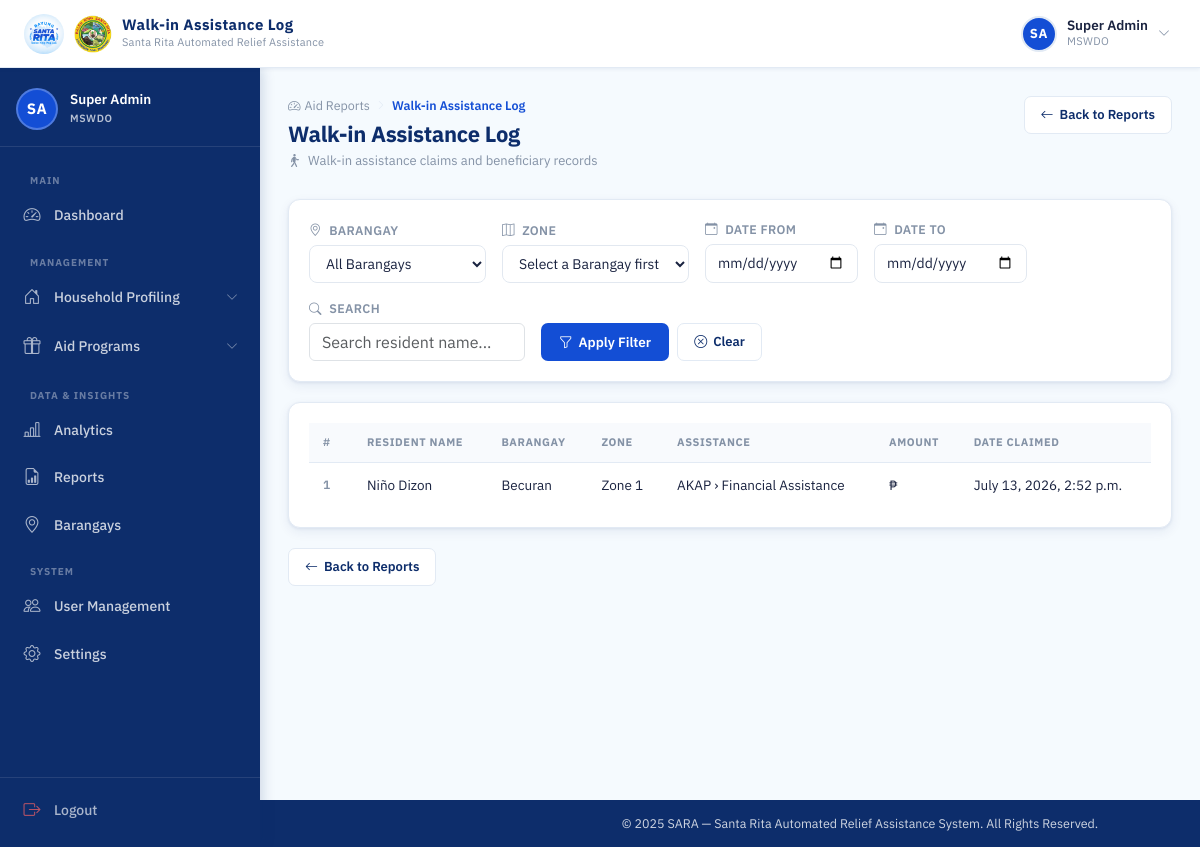
The app's page /mswdo/reports/walkin/ (signed in), older data.
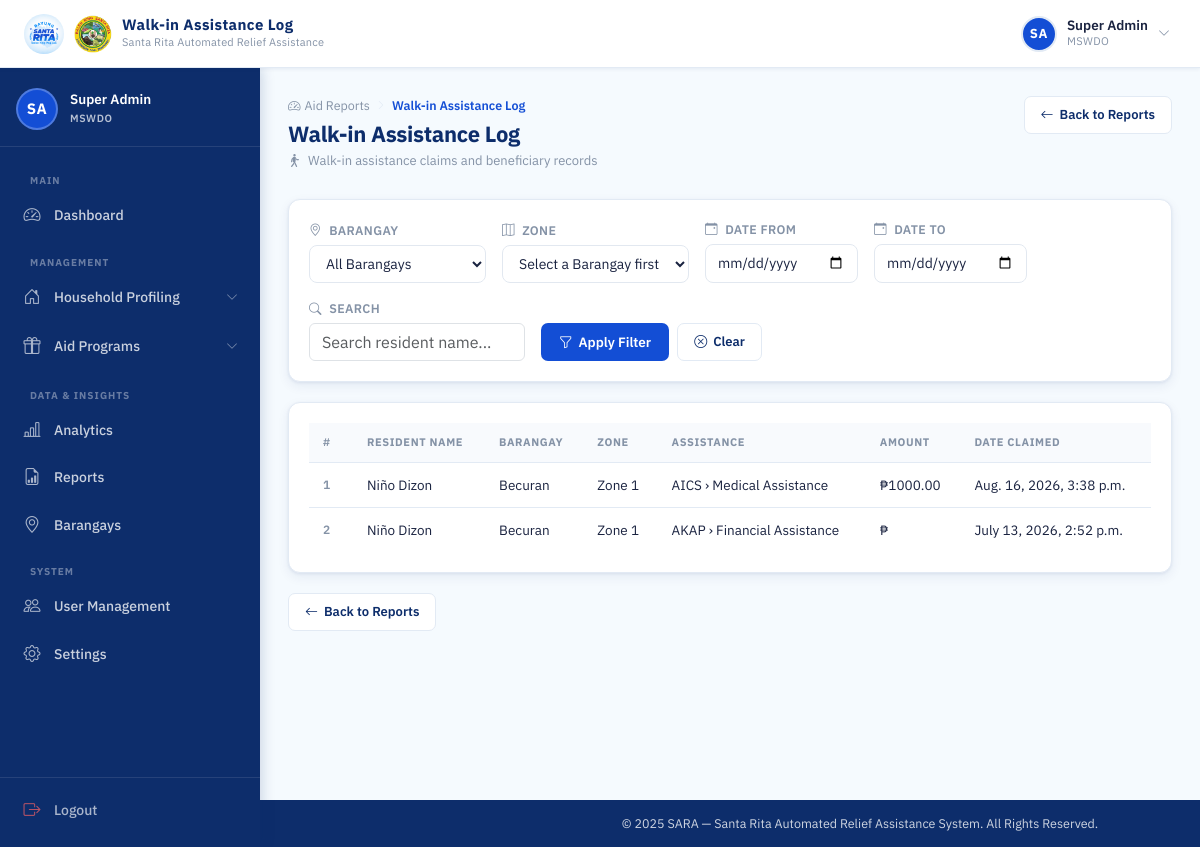
The same page, newer data.
### distribution/models.py (models this page shows, shortened)
class AidClaim(models.Model):
    family = models.ForeignKey(Family, on_delete=models.CASCADE)
    family_member = models.ForeignKey(
        FamilyMember,
        on_delete=models.SET_NULL,
        null=True,
        blank=True,
        help_text="Required for individual-based assistance"
    )
    assistance = models.ForeignKey(
        Assistance,
        on_delete=models.SET_NULL,
        null=True,
        blank=True,
        related_name='claims'
    )
    CLAIM_TYPE_CHOICES = (
        ('DISTRIBUTION', 'Distribution Event'),
        ('WALK_IN', 'Walk-in / Office Visit'),
    )
    claim_type = models.CharField(
        max_length=20,
        choices=CLAIM_TYPE_CHOICES,
        default='DISTRIBUTION'
    )
    schedule = models.ForeignKey('AidSchedule', on_delete=models.CASCADE, null=True)
    claimed_at = models.DateTimeField(auto_now_add=True)
    amount = models.DecimalField(
        max_digits=12,
        decimal_places=2,
        null=True,
        blank=True,
        help_text="Actual amount distributed to the beneficiary. Auto-filled from schedule.per_beneficiary_amount for scheduled claims, manually entered for walk-ins."
    )
    created_by = models.ForeignKey(
            settings.AUTH_USER_MODEL,
            on_delete=models.SET_NULL,
            null=True,
            blank=True,
            related_name='processed_claims'
        )

### households/models.py (models this page shows, shortened)
class FamilyMember(models.Model):
    family = models.ForeignKey(
        Family,
        on_delete=models.CASCADE,
        related_name='members'
    )
    first_name = models.CharField(max_length=100)
    middle_name = models.CharField(max_length=100, blank=True, null=True)
    last_name = models.CharField(max_length=100)
    suffix = models.CharField(max_length=20, blank=True, null=True)
    relationship = models.CharField(max_length=20, choices=RELATIONSHIP_CHOICES)
    birthdate = models.DateField(null=True, blank=True)
    date_of_death = models.DateField(null=True, blank=True)
    birthplace = models.CharField(max_length=150, blank=True, null=True)
    sex = models.CharField(max_length=1, choices=SEX_CHOICES, blank=True, null=True)
    civil_status = models.CharField(max_length=50, choices=CIVIL_STATUS_CHOICES, blank=True, null=True)
    government_id_type = models.CharField(
        max_length=20, choices=GOVERNMENT_ID_CHOICES,
        blank=True, default='PHILSYS'
    )
    government_id_number = models.CharField(max_length=50, blank=True, null=True)
    religion = models.CharField(max_length=100, blank=True, null=True)
    citizenship = models.CharField(max_length=50, default='Filipino', blank=True, null=True)
    occupation = models.CharField(max_length=150, blank=True, null=True)
    contact_number = models.CharField(
        max_length=13,
        blank=True,
        null=True,
        validators=[
            RegexValidator(
                regex=r'^(09|\+639)\d{9}$',
                message="Phone number must be entered in the format: '09XXXXXXXXX' or '+639XXXXXXXXX'."
            )
        ]
    )
    email = models.EmailField(blank=True, null=True)
    monthly_income = models.DecimalField(max_digits=10, decimal_places=2, default=0)
    educational_attainment = models.CharField(max_length=50, choices=EDUCATIONAL_ATTAINMENT_CHOICES, blank=True, null=True)
    education_status = models.CharField(max_length=50, choices=EDUCATION_STATUS_CHOICES, blank=True, null=True)
    is_pwd = models.BooleanField(default=False)
    is_solo_parent = models.BooleanField(default=False)
    is_senior_citizen = models.BooleanField(default=False)
    is_indigenous = models.BooleanField(default=False)
    is_out_of_school_youth = models.BooleanField(default=False)
    is_out_of_school_children = models.BooleanField(default=False)
    profile_image = models.ImageField(upload_to=resident_profile_image_path, blank=True, null=True)

class Family(models.Model):
    household = models.ForeignKey(Household, on_delete=models.CASCADE, related_name='families')
    family_name = models.CharField(max_length=100)
    rfid_uid = models.CharField(
        max_length=50,
        unique=True,
        null=True,
        blank=True
    )
    is_active = models.BooleanField(default=True)
    is_archived = models.BooleanField(default=False)
    archived_at = models.DateTimeField(null=True, blank=True)
    archived_by = models.ForeignKey(settings.AUTH_USER_MODEL, on_delete=models.SET_NULL, null=True, blank=True, related_name='+')

class Household(models.Model):
    barangay = models.ForeignKey(Barangay, on_delete=models.CASCADE, related_name='households')
    zone = models.ForeignKey(Zone, on_delete=models.CASCADE, related_name='households')
    LAND_USE_CHOICES = (
        ('RESIDENTIAL', 'Residential'),
        ('AGRICULTURAL', 'Agricultural'),
        ('COMMERCIAL', 'Commercial'),
        ('INDUSTRIAL', 'Industrial'),
        ('INSTITUTIONAL', 'Institutional'),
        ('FISHING', 'Fishing'),
    )
    HAZARD_CHOICES = (
        ('NONE', 'No Hazard'),
        ('FLOOD', 'Flood'),
        ('LANDSLIDE', 'Landslide'),
        ('FIRE', 'Fire'),
        ('EARTHQUAKE', 'Earthquake/Fault'),
        ('RIVERBANK_EROSION', 'Riverbank Erosion'),
        ('OTHER', 'Other'),
    )
    house_number = models.CharField(max_length=50)
    land_use = models.CharField(max_length=20, choices=LAND_USE_CHOICES)
    hazard_exposure = models.CharField(max_length=20, choices=HAZARD_CHOICES)
    flood_depth = models.CharField(max_length=50, blank=True)
    flood_frequency = models.CharField(max_length=50, blank=True)
    hazard_other_description = models.CharField(max_length=255, blank=True)
    accessibility = models.CharField(max_length=255, blank=True)
    location_notes = models.CharField(max_length=255, blank=True)
    latitude = models.DecimalField(max_digits=9, decimal_places=6, null=True, blank=True)
    longitude = models.DecimalField(max_digits=9, decimal_places=6, null=True, blank=True)

class Zone(models.Model):
    barangay = models.ForeignKey(Barangay, on_delete=models.CASCADE, related_name='zones')
    name = models.CharField(max_length=50)

### accounts/models.py (models this page shows, shortened)
class Barangay(models.Model):
    name = models.CharField(max_length=100, unique=True)

### programs/models.py (models this page shows, shortened)
class Assistance(models.Model):
    BENEFICIARY_TYPE = [
        ('individual', 'Individual'),
        ('family', 'Family'),
    ]
    AID_TYPE_CHOICES = (
        ('CASH', 'Cash Assistance'),
        ('GOODS', 'Goods-in-Kind (rice, noodles, canned goods, etc.)'),
    )
    PRIORITIZATION_CHOICES = (
        ('LOWEST_INCOME_FIRST', 'Lowest Income First'),
        ('TYPHOON_PRIORITY', 'Typhoon/Vulnerability Priority'),
        ('RANDOM', 'Random Among Eligible'),
    )
    program = models.ForeignKey(
        Program,
        on_delete=models.CASCADE,
        related_name='assistances'
    )
    aid_category = models.ForeignKey(
        AidCategory,
        on_delete=models.CASCADE,
        related_name='assistances'
    )
    beneficiary_type = models.CharField(
        max_length=20,
        choices=BENEFICIARY_TYPE,
        default='family'
    )
    prioritization_strategy = models.CharField(
        max_length=30, choices=PRIORITIZATION_CHOICES, default='LOWEST_INCOME_FIRST',
        help_text="How to rank eligible beneficiaries when there are more eligible than available slots."
    )
    aid_type = models.CharField(
        max_length=10, choices=AID_TYPE_CHOICES, default='CASH',
        help_text="Used by the Rotation Eligibility rule to alternate beneficiaries between cash and goods-based aid across distribution cycles."
    )
    minimum_age = models.PositiveIntegerField(
        null=True,
        blank=True,
        help_text="Leave blank if no age requirement."
    )
    requires_pwd = models.BooleanField(default=False)
    requires_solo_parent = models.BooleanField(default=False)
    requires_senior_citizen = models.BooleanField(default=False)
    is_active = models.BooleanField(default=True)
    created_at = models.DateTimeField(auto_now_add=True)
    class Meta:
        ordering = ['program', 'aid_category']
        unique_together = ('program', 'aid_category', 'beneficiary_type')

class Program(models.Model):
    name = models.CharField(max_length=100, unique=True)
    description = models.TextField(blank=True, null=True)
    is_active = models.BooleanField(default=True)
    created_at = models.DateTimeField(auto_now_add=True)
    class Meta:
        ordering = ['name']

class AidCategory(models.Model):
    program = models.ForeignKey(
        Program,
        on_delete=models.CASCADE,
        related_name='aid_categories'
    )
    name = models.CharField(max_length=100)
    description = models.TextField(blank=True, null=True)
    is_active = models.BooleanField(default=True)
    class Meta:
        ordering = ['name']
        unique_together = ('program', 'name')

### reports/views.py (the view, shortened to what this page needs)
# urls.py: path('mswdo/reports/walkin/', views.walkin_reports, name='walkin_reports'),
@login_required
@session_protected
@mswdo_or_staff_required
def walkin_reports(request):
    selected_barangay = request.GET.get('barangay')
    selected_zone = request.GET.get('zone')
    date_from = request.GET.get('date_from')
    date_to = request.GET.get('date_to')
    search_query = request.GET.get('search', '')
    claims_queryset = AidClaim.objects.filter(
        claim_type='WALK_IN'
    ).select_related(
        'family',
        'family_member',
        'family__household',
        'family__household__barangay',
        'family__household__zone',
        'assistance',
        'assistance__program',
        'assistance__aid_category'
    )
    if selected_barangay:
        claims_queryset = claims_queryset.filter(
            family__household__barangay_id=selected_barangay
        )
    if selected_zone:
        claims_queryset = claims_queryset.filter(
            family__household__zone_id=selected_zone
        )
    if date_from:
        try:
            date_from_dt = datetime.strptime(date_from, '%Y-%m-%d')
            claims_queryset = claims_queryset.filter(claimed_at__gte=date_from_dt)
        except ValueError:
            pass
    if search_query:
        claims_queryset = claims_queryset.filter(
            Q(family__family_name__icontains=search_query) |
            Q(family_member__first_name__icontains=search_query) |
            Q(family_member__last_name__icontains=search_query)
        )
    claims_queryset = claims_queryset.order_by('-claimed_at', 'id')
    page = request.GET.get('page', 1)
    paginator = Paginator(claims_queryset, 20)
    try:
        claims_page = paginator.page(page)
    except PageNotAnInteger:
        claims_page = paginator.page(1)
    except EmptyPage:
        claims_page = paginator.page(paginator.num_pages)
    barangays = Barangay.objects.all()
    all_zones = Zone.objects.all()
    return render(request, 'reports/walkin_reports.html', {
        'claims': claims_page,
        'paginator': paginator,
        'barangays': barangays,
        'all_zones': all_zones,
        'selected_barangay': selected_barangay,
        'selected_zone': selected_zone,
        'date_from': date_from,
        'date_to': date_to,
        'search_query': search_query,
        'now': timezone.now(),
    })

### accounts/context_processors.py (called while the page is built)
def auth_required(request):
    return {
        'requires_auth': request.user.is_authenticated
    }

### reports/templates/reports/walkin_reports.html (shortened to what the changed rows need)
{% extends 'base.html' %}
{% load static %}
{% block css %}
<link rel="stylesheet" href="{% static 'css/mswdo_dashboard.css' %}">
<link rel="stylesheet" href="{% static 'css/barangay_accounts.css' %}">
<link rel="stylesheet" href="{% static 'css/aid_reports.css' %}">
<link rel="stylesheet" href="{% static 'css/register_rfid.css' %}">
{% endblock %}
{% block content %}
<div class="dash-page-header">
  <div>
    <h1 class="dash-page-title">Walk-in Assistance Log</h1>
  </div>
</div>
<div class="dash-panel">
  <div class="dash-panel__body">
    {% if claims %}
      <div class="table-responsive">
        <table class="rpt-table">
          <thead>
            <tr>
              <th class="rpt-th">#</th>
              <th class="rpt-th">Resident Name</th>
              <th class="rpt-th">Barangay</th>
              <th class="rpt-th">Zone</th>
              <th class="rpt-th">Assistance</th>
              <th class="rpt-th">Amount</th>
              <th class="rpt-th">Date Claimed</th>
            </tr>
          </thead>
          <tbody>
            {% for claim in claims %}
            <tr class="rpt-row">
              <td class="rpt-td rpt-td--num">{{ claims.start_index|add:forloop.counter0 }}</td>
              <td class="rpt-td">
                {% if claim.family_member %}
                  {{ claim.family_member.first_name }} {{ claim.family_member.last_name }}
                {% else %}
                  {{ claim.family.family_name }} Family
                {% endif %}
              </td>
              <td class="rpt-td">
                {{ claim.family.household.barangay.name|default:"N/A" }}
              </td>
              <td class="rpt-td">
                {{ claim.family.household.zone.name|default:"N/A" }}
              </td>
              <td class="rpt-td">
                {{ claim.assistance.program.name }} › {{ claim.assistance.aid_category.name }}
              </td>
              <td class="rpt-td">
                ₱{{ claim.amount|floatformat:2 }}
              </td>
              <td class="rpt-td">
                {{ claim.claimed_at }}
              </td>
            </tr>
            {% endfor %}
          </tbody>
        </table>
      </div>
    {% else %}
      <div class="rpt-no-claims">
        <i class="bi bi-inbox"></i>
        <p>No walk-in claims found.</p>
      </div>
    {% endif %}
  </div>
</div>
{% endblock %}

Row changes from the older to the newer data that the page shows:
added AidClaim: start_index|add "1", family_member.first_name "Niño", family_member.last_name "Dizon", family.household.barangay.name "Becuran", family.household.zone.name "Zone 1", assistance.program.name "AICS", assistance.aid_category.name "Medical Assistance", amount "1000.00", claimed_at "Aug. 16, 2026, 3:38 p.m."
computed for AidClaim "July 13, 2026, 2:52 p.m.": start_index|add "1" → "2"
